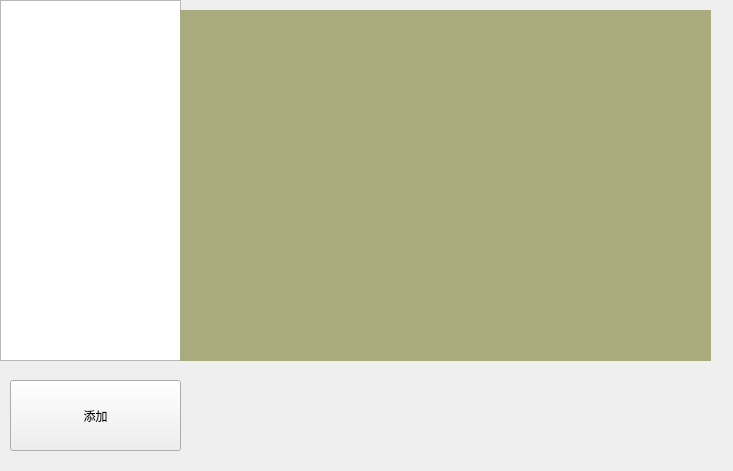
<?xml version="1.0" encoding="UTF-8"?>
<ui version="4.0">
 <class>QPlayer</class>
 <widget class="QMainWindow" name="QPlayer">
  <property name="geometry">
   <rect>
    <x>0</x>
    <y>0</y>
    <width>733</width>
    <height>471</height>
   </rect>
  </property>
  <property name="windowTitle">
   <string>QPlayer</string>
  </property>
  <widget class="QWidget" name="centralWidget">
   <widget class="QListWidget" name="listWidget">
    <property name="geometry">
     <rect>
      <x>0</x>
      <y>0</y>
      <width>181</width>
      <height>361</height>
     </rect>
    </property>
   </widget>
   <widget class="QPushButton" name="addBtn">
    <property name="geometry">
     <rect>
      <x>10</x>
      <y>380</y>
      <width>171</width>
      <height>71</height>
     </rect>
    </property>
    <property name="text">
     <string>添加</string>
    </property>
   </widget>
   <widget class="QLabel" name="label">
    <property name="geometry">
     <rect>
      <x>180</x>
      <y>10</y>
      <width>531</width>
      <height>351</height>
     </rect>
    </property>
    <property name="styleSheet">
     <string notr="true">background-color: rgb(170, 170, 127);</string>
    </property>
    <property name="text">
     <string/>
    </property>
   </widget>
  </widget>
 </widget>
 <layoutdefault spacing="6" margin="11"/>
 <resources/>
 <connections/>
</ui>
